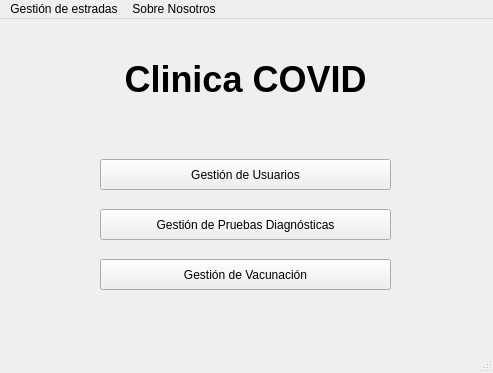
<?xml version="1.0" encoding="UTF-8"?>
<ui version="4.0">
 <class>MainWindow</class>
 <widget class="QMainWindow" name="MainWindow">
  <property name="geometry">
   <rect>
    <x>0</x>
    <y>0</y>
    <width>493</width>
    <height>373</height>
   </rect>
  </property>
  <property name="windowTitle">
   <string>MainWindow</string>
  </property>
  <widget class="QWidget" name="centralwidget">
   <widget class="QPushButton" name="pushUsuarios">
    <property name="geometry">
     <rect>
      <x>100</x>
      <y>140</y>
      <width>291</width>
      <height>31</height>
     </rect>
    </property>
    <property name="text">
     <string>Gestión de Usuarios</string>
    </property>
   </widget>
   <widget class="QLabel" name="label">
    <property name="geometry">
     <rect>
      <x>80</x>
      <y>40</y>
      <width>331</width>
      <height>41</height>
     </rect>
    </property>
    <property name="font">
     <font>
      <pointsize>27</pointsize>
      <bold>true</bold>
      <strikeout>false</strikeout>
      <kerning>true</kerning>
     </font>
    </property>
    <property name="text">
     <string>Clinica COVID</string>
    </property>
    <property name="alignment">
     <set>Qt::AlignCenter</set>
    </property>
   </widget>
   <widget class="QPushButton" name="pushPruebas">
    <property name="geometry">
     <rect>
      <x>100</x>
      <y>190</y>
      <width>291</width>
      <height>31</height>
     </rect>
    </property>
    <property name="text">
     <string>Gestión de Pruebas Diagnósticas</string>
    </property>
   </widget>
   <widget class="QPushButton" name="pushVacunas">
    <property name="geometry">
     <rect>
      <x>100</x>
      <y>240</y>
      <width>291</width>
      <height>31</height>
     </rect>
    </property>
    <property name="text">
     <string>Gestión de Vacunación</string>
    </property>
   </widget>
  </widget>
  <widget class="QStatusBar" name="statusbar"/>
  <widget class="QMenuBar" name="menuBar">
   <property name="geometry">
    <rect>
     <x>0</x>
     <y>0</y>
     <width>493</width>
     <height>21</height>
    </rect>
   </property>
   <widget class="QMenu" name="menuSobre_Nosotros">
    <property name="title">
     <string>Sobre Nosotros</string>
    </property>
    <addaction name="actionUCLM"/>
    <addaction name="actionInformatica_Avanzada"/>
    <addaction name="separator"/>
    <addaction name="actionEquipo_tecnico"/>
   </widget>
   <widget class="QMenu" name="menuGestion">
    <property name="title">
     <string>Gestión de estradas</string>
    </property>
    <addaction name="actionUsuarios"/>
    <addaction name="actionPruebas_Diagnosticas"/>
    <addaction name="actionVacunacion"/>
   </widget>
   <addaction name="menuGestion"/>
   <addaction name="menuSobre_Nosotros"/>
  </widget>
  <action name="actionUsuarios">
   <property name="text">
    <string>Usuarios</string>
   </property>
  </action>
  <action name="actionPruebas_Diagnosticas">
   <property name="text">
    <string>Pruebas Diagnósticas</string>
   </property>
  </action>
  <action name="actionVacunacion">
   <property name="text">
    <string>Vacunación</string>
   </property>
  </action>
  <action name="actionUCLM">
   <property name="text">
    <string>UCLM</string>
   </property>
  </action>
  <action name="actionInformatica_Avanzada">
   <property name="text">
    <string>Informática Avanzada</string>
   </property>
  </action>
  <action name="actionEquipo_tecnico">
   <property name="text">
    <string>Equipo técnico</string>
   </property>
  </action>
 </widget>
 <resources/>
 <connections/>
</ui>
